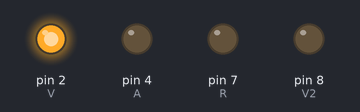
The sketch below on a simulated Arduino Uno, built with avr-gcc and run on an emulated ATmega328P. On the bench: output pins drawn as LEDs (lit = HIGH). Pins used as bus, display or sensor lines are not drawn.

Above: at 0.1 s.
At 4.9 s:
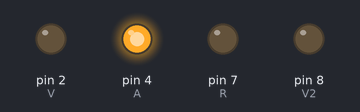
At 12.2 s:
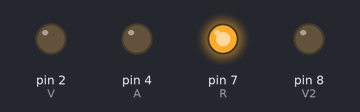
At 17.8 s:
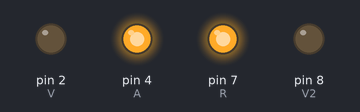
At 25.9 s:
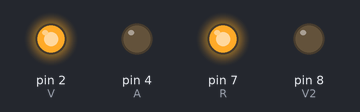
At 34.0 s:
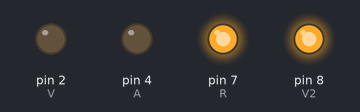
Timing chart, 0 to 40.0 s (numbered marks = the images above):
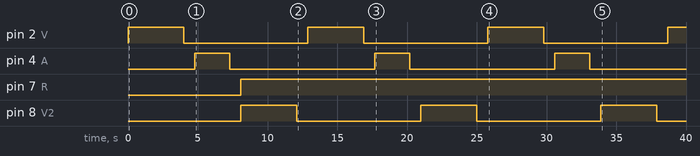

Measured:
- by itself, pin 2 (V), pin 8 (V2): alternates HIGH for 4.0 s and LOW for 8.9 s
- by itself, pin 4 (A): alternates HIGH for 2.5 s and LOW for 10.4 s
- by itself, pin 7 (R): LOW → HIGH at 8.1 s

The sketch:

CODIGO_DEL_A.ino
```cpp
int R = 7;
int V = 2;
int A = 4;
int R2 = 12;
int V2 = 8;

  void setup()
{
 pinMode( 7 , OUTPUT);
 pinMode( 2 , OUTPUT);
 pinMode( 4 , OUTPUT);
 pinMode( 12 , OUTPUT);
 pinMode( 8 , OUTPUT);
}

void loop()
{
 	digitalWrite( R2 , HIGH );
  	digitalWrite( V , HIGH );
  	delay(4000);
  	digitalWrite( V , LOW );
  	delay(800);
  	digitalWrite( A , HIGH );
  	delay(2500);
  	digitalWrite( A , LOW );
  	delay(800);
  	digitalWrite( V2 , HIGH );
  	digitalWrite( R , HIGH );
  	digitalWrite( R2 , LOW );
  	delay(4000);
    digitalWrite( R2 , LOW );
  	digitalWrite( V2 , LOW );
  	delay(800);
}
```
